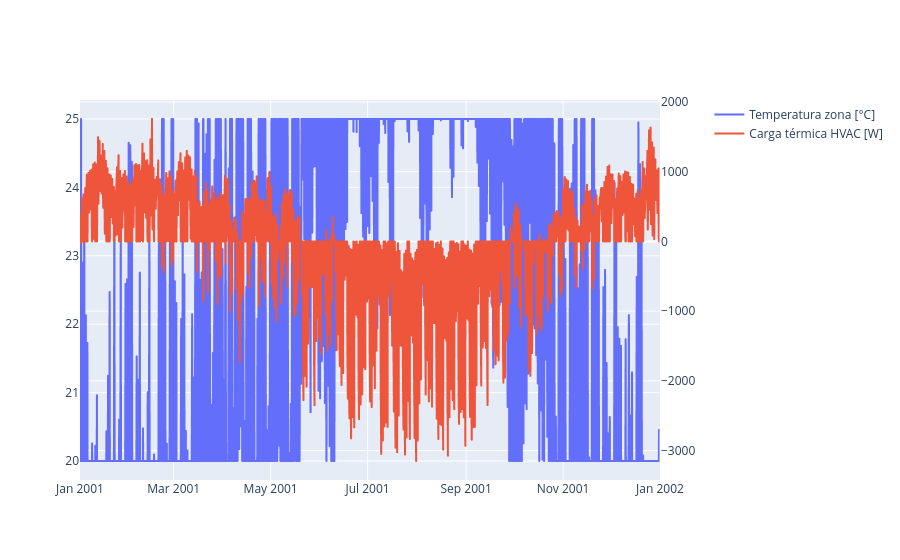

This figure's notebook cell:
### Code cell
zona = pro.component("zona")
hvac = pro.component("hvac")

sim.plot(
    pro.dates(),
    [
        zona.variable("temperature"),
        hvac.variable("Q_sensible"),
    ],
    names=["Temperatura zona [°C]", "Carga térmica HVAC [W]"],
    axis=[1, 2],          # ejes Y independientes
    frequency=None,       # valores horarios
)

### Figure 1 — Plotly figure (JSON) as saved in the notebook; plotly's stock layout.template omitted (floating-point values rounded to 4 significant figures; data arrays with more than 128 entries replaced by an {"elided": "..."} marker saying what was removed)
{"data": [{"hovertemplate": "date=%{x}<br>Temperatura zona [°C]=%{y}<extra></extra>", "legendgroup": "", "line": {"dash": "solid"}, "marker": {"symbol": "circle"}, "mode": "lines", "name": "Temperatura zona [°C]", "showlegend": true, "type": "scattergl", "x": {"elided": "8760 str values"}, "xaxis": "x", "y": {"elided": "8760 float values"}, "yaxis": "y"}, {"hovertemplate": "date=%{x}<br>Carga térmica HVAC [W]=%{y}<extra></extra>", "legendgroup": "", "line": {"dash": "solid"}, "marker": {"symbol": "circle"}, "mode": "lines", "name": "Carga térmica HVAC [W]", "showlegend": true, "type": "scattergl", "x": {"elided": "8760 str values"}, "xaxis": "x", "y": {"elided": "8760 float values"}, "yaxis": "y2"}], "layout": {"xaxis": {"anchor": "y", "domain": [0, 0.94]}, "yaxis": {"anchor": "x", "domain": [0, 1]}, "yaxis2": {"anchor": "x", "overlaying": "y", "side": "right"}}}
